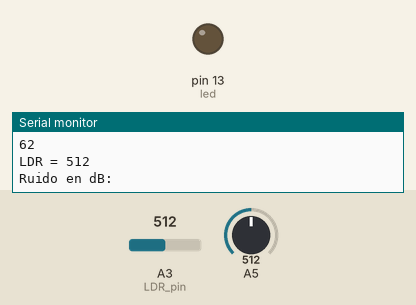
Recording of a sketch running on a simulated Arduino Uno, built with avr-gcc and run on an emulated ATmega328P. On the bench: output pins drawn as LEDs (lit = HIGH), the last lines printed to the serial monitor. Inputs (shaded band) come from the test bench; at power-on: A3 (LDR_pin) = 512, A5 = 512.

Above: at 1.2 s.
1.3 s: A3 (LDR_pin) set to 21
4.3 s: A3 (LDR_pin) set to 18
At 4.9 s:
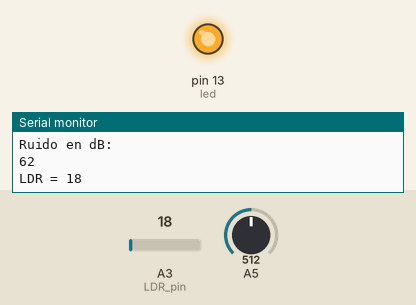
5.8 s: A3 (LDR_pin) set to 122
At 6.4 s:
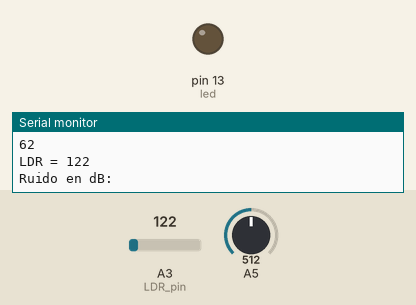
7.3 s: A5 set to 365
10.3 s: A5 set to 337
Timing chart, 0 to 13.3 s (numbered marks = the images above; inputs shaded):
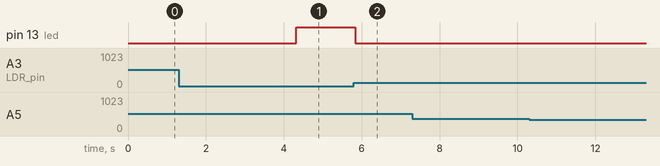

The sketch:

Anto.ino
```cpp
// Variables Luz
  int led =13; //El LED esta en el pin 13
  int LDR_pin = A3; //Leeremos del pin 3
  int LDR_val = 0; //Variable para leer los datos del LDR

  // Correccion en LDR_val, tiene que inicializarse en 0.

// Variables Sonido
  int lect = 0;
  int sonido = 0;
  int umbral = 450; //Umbral de referencia medido para el amplificador LM741


void setup() {
  Serial.begin(9600);       // para ver los valores en consola
  pinMode(led, OUTPUT);    //declaramos el led como salida
}

void loop() {
  //Leo ruido y le resto el umbral del amplificador para mostrar el valor en dB
  int lect = analogRead(A5);
  sonido= lect - umbral; // En sonido se guarda el valor leido.

  // En el loop iremos leyendo continuamente del sensor LDR
  LDR_val = analogRead(LDR_pin);
  if (LDR_val>=20) // Si hay luz, apago el led
  {
 digitalWrite(led, LOW); // Apagamos el LED
  }
else if (LDR_val<20) // Si no hay luz, enciendo el led
  {
 digitalWrite(led, HIGH); // Encendemos el LED
  }
  Serial.println("Ruido en dB: ");
  Serial.println(sonido);//imprime por consola el valor
  Serial.print("LDR = ");
  Serial.println(LDR_val);//Imprime en consola el valor del sensor
      }
```

Measured:
- the behaviour switches between 20 and 19 on A3 (LDR_pin) (found by bisection; images 0 and 1)
- after the input at 4.3 s, pin 13 (led): LOW → HIGH at once
- after the input at 5.8 s, pin 13 (led): HIGH → LOW at once
